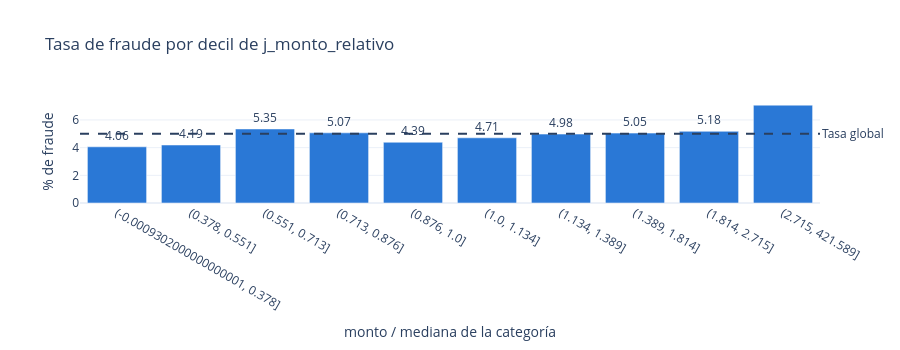

Notebook cell for this chart:
### Code cell
# Monto relativo a la mediana de la categoría: > 1 es más caro de lo habitual para esa categoría
df['j_monto_relativo'] = df['monto'] / df.groupby('j')['monto'].transform('median')

graficar_tasa_fraude(
    df['fraude'],
    pd.qcut(df['j_monto_relativo'], NUMERO_TRAMOS).rename('monto / mediana de la categoría'),
    'Tasa de fraude por decil de j_monto_relativo',
).show()

### Figure 1 — Plotly figure (JSON) as saved in the notebook; plotly's stock layout.template omitted (floating-point values rounded to 4 significant figures)
{"data": [{"hovertemplate": "monto / mediana de la categoría=%{x}<br>% de fraude=%{y}<extra></extra>", "legendgroup": "", "marker": {"color": "#2a78d6", "pattern": {"shape": ""}}, "name": "", "orientation": "v", "showlegend": false, "textposition": "outside", "texttemplate": "%{y}", "type": "bar", "x": ["(-0.0009302000000000001, 0.378]", "(0.378, 0.551]", "(0.551, 0.713]", "(0.713, 0.876]", "(0.876, 1.0]", "(1.0, 1.134]", "(1.134, 1.389]", "(1.389, 1.814]", "(1.814, 2.715]", "(2.715, 421.589]"], "xaxis": "x", "y": [4.06, 4.19, 5.35, 5.07, 4.39, 4.71, 4.98, 5.05, 5.18, 7.07], "yaxis": "y"}], "layout": {"annotations": [{"showarrow": false, "text": "Tasa global", "x": 1, "xanchor": "left", "xref": "x domain", "y": 5, "yanchor": "middle", "yref": "y"}], "barmode": "relative", "height": 350, "legend": {"tracegroupgap": 0}, "shapes": [{"line": {"dash": "dash"}, "type": "line", "x0": 0, "x1": 1, "xref": "x domain", "y0": 5, "y1": 5, "yref": "y"}], "title": {"text": "Tasa de fraude por decil de j_monto_relativo"}, "xaxis": {"anchor": "y", "domain": [0, 1], "title": {"text": "monto / mediana de la categoría"}, "type": "category"}, "yaxis": {"anchor": "x", "domain": [0, 1], "title": {"text": "% de fraude"}}}}
